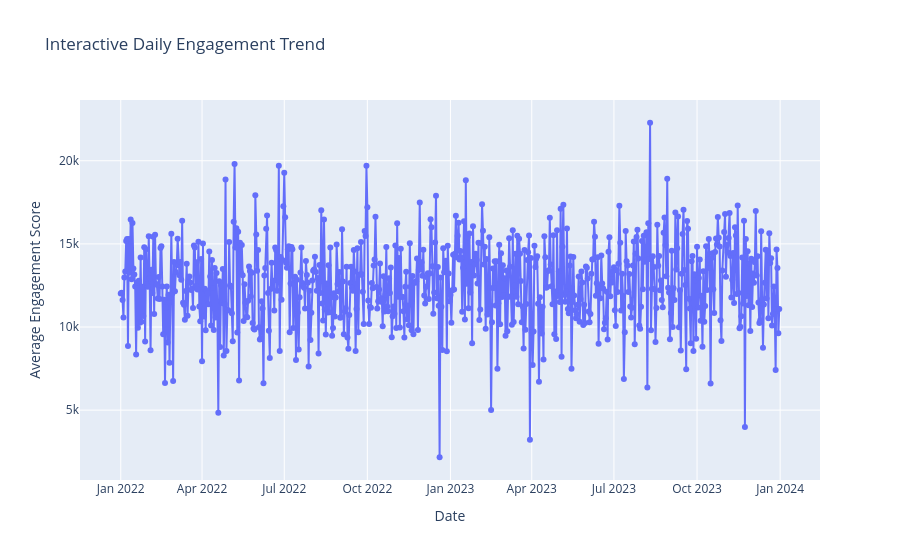

Notebook code cell kept with this figure:
### Code cell
# Plotly Interactive Visualization
# Interactive Engagement Trend

daily_plotly = (
    df.groupby('posted_at')
    .agg(
        engagement=('engagement_score', 'mean'),
        impressions=('impression_count', 'mean')
    )
    .reset_index()
)

fig = px.line(
    daily_plotly,
    x='posted_at',
    y='engagement',
    title='Interactive Daily Engagement Trend',
    markers=True
)

fig.update_layout(
    xaxis_title='Date',
    yaxis_title='Average Engagement Score'
)

fig.show()

### Figure 1 — Plotly figure (JSON) as saved in the notebook; plotly's stock layout.template omitted (floating-point values rounded to 4 significant figures; data arrays with more than 128 entries replaced by an {"elided": "..."} marker saying what was removed)
{"data": [{"hovertemplate": "posted_at=%{x}<br>engagement=%{y}<extra></extra>", "legendgroup": "", "line": {"color": "#636efa", "dash": "solid"}, "marker": {"symbol": "circle"}, "mode": "lines+markers", "name": "", "orientation": "v", "showlegend": false, "type": "scatter", "x": {"elided": "729 str values"}, "xaxis": "x", "y": {"elided": "729 float values"}, "yaxis": "y"}], "layout": {"legend": {"tracegroupgap": 0}, "title": {"text": "Interactive Daily Engagement Trend"}, "xaxis": {"anchor": "y", "domain": [0, 1], "title": {"text": "Date"}}, "yaxis": {"anchor": "x", "domain": [0, 1], "title": {"text": "Average Engagement Score"}}}}
